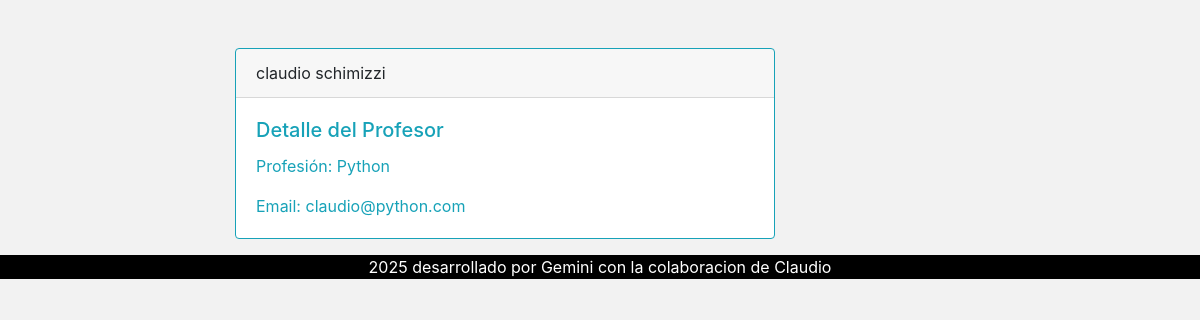
The page /profesores/1/ on the database its author committed.
### web1/models.py (models this page shows, shortened)
class Profesor(models.Model):
    nombre = models.CharField(max_length=100)
    apellido = models.CharField(max_length=100)
    email = models.EmailField(unique=True)
    profesion = models.CharField(max_length=100)

### web1/views.py (the view)
# urls.py: path('profesores/<int:pk>/', detalle_profesor, name='detalle_profesores'),
def detalle_profesor(request, pk):
    profesor = get_object_or_404(Profesor, pk=pk)
    return render(request, 'web1/profesor_detail.html', {'profesor': profesor})

### web1/templates/web1/profesor_detail.html (shortened to what this page needs)
<!DOCTYPE html>
<html>
<head>
    <link rel="stylesheet" href="https://maxcdn.bootstrapcdn.com/bootstrap/4.0.0/css/bootstrap.min.css">
</head>
<body>
    <div class="container mt-5">
        <div class="row justify-content-center">
            <div class="col-md-8">
                <div class="card border-info mb-3" style="max-width: 540px;">
                    <div class="card-header">{{ profesor.nombre }} {{ profesor.apellido }}</div>
                    <div class="card-body text-info">
                        <h5 class="card-title">Detalle del Profesor</h5>
                        <p class="card-text">Profesión: {{ profesor.profesion | safe }}</p>
                        <p class="card-text">Email: {{ profesor.email | safe }}</p>
                    </div>
                </div>
            </div>
        </div>
    </div>
    <footer class="text-center text-lg-start" style="background-color: #000; color: #fff">
        <p> 2025 desarrollado por Gemini con la colaboracion de Claudio</p>
    </footer>
</body>
</html>

### web1/templates/web1/profesor_detail.html (style rules this page uses)
body { background-color: #f2f2f2; }

### rows shown on the page
Profesor: nombre "claudio", apellido "schimizzi", profesion "Python", email "claudio@python.com"
